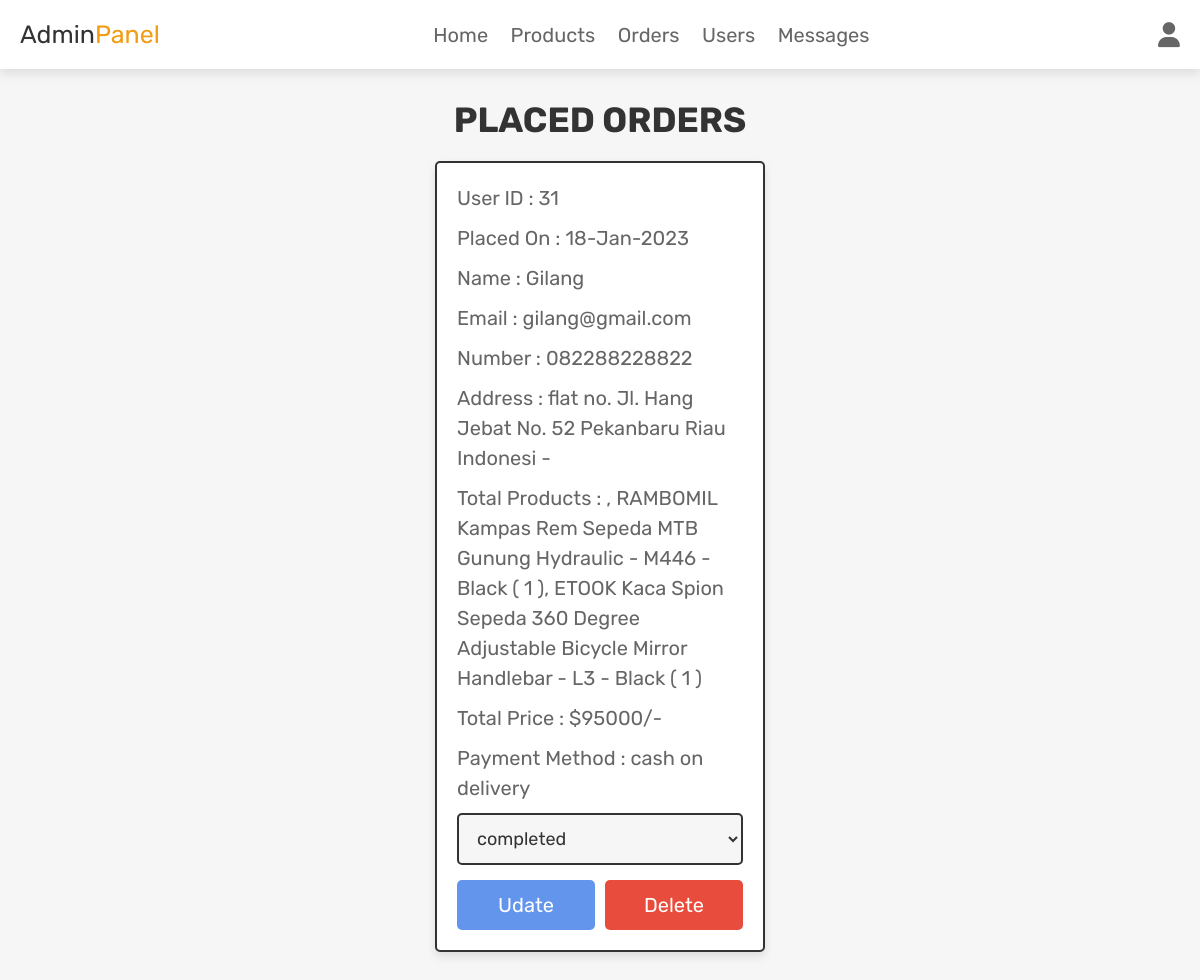
/admin_orders.php (signed in), run on the app's committed database.
### tables this page shows
CREATE TABLE `orders` (
  `id` int(100) NOT NULL,
  `user_id` int(100) NOT NULL,
  `name` varchar(100) NOT NULL,
  `number` varchar(12) NOT NULL,
  `email` varchar(100) NOT NULL,
  `method` varchar(50) NOT NULL,
  `address` varchar(500) NOT NULL,
  `total_products` varchar(1000) NOT NULL,
  `total_price` int(100) NOT NULL,
  `placed_on` varchar(50) NOT NULL,
  `payment_status` varchar(20) NOT NULL DEFAULT 'pending'
);

### admin_orders.php (the view, shortened to what this page needs)
<?php
@include 'config.php';
?>
<!DOCTYPE html>
<html lang="en">
<head>
   <link rel="stylesheet" href="https://cdnjs.cloudflare.com/ajax/libs/font-awesome/6.1.1/css/all.min.css">
   <link rel="stylesheet" href="css/admin_style.css">
</head>
<body>
<?php include 'admin_header.php'; ?>
<section class="placed-orders">
   <h1 class="title">placed orders</h1>
   <div class="box-container">
      <?php
         $select_orders = $conn->prepare("SELECT * FROM `orders`");
         $select_orders->execute();
         if($select_orders->rowCount() > 0){
            while($fetch_orders = $select_orders->fetch(PDO::FETCH_ASSOC)){
      ?>
      <div class="box">
         <p> User ID : <span><?= $fetch_orders['user_id']; ?></span> </p>
         <p> Placed On : <span><?= $fetch_orders['placed_on']; ?></span> </p>
         <p> Name : <span><?= $fetch_orders['name']; ?></span> </p>
         <p> Email : <span><?= $fetch_orders['email']; ?></span> </p>
         <p> Number : <span><?= $fetch_orders['number']; ?></span> </p>
         <p> Address : <span><?= $fetch_orders['address']; ?></span> </p>
         <p> Total Products : <span><?= $fetch_orders['total_products']; ?></span> </p>
         <p> Total Price : <span>$<?= $fetch_orders['total_price']; ?>/-</span> </p>
         <p> Payment Method : <span><?= $fetch_orders['method']; ?></span> </p>
         <form action="" method="POST">
            <select name="update_payment" class="drop-down">
               <option value="" selected disabled><?= $fetch_orders['payment_status']; ?></option>
            </select>
            <div class="flex-btn">
               <input type="submit" name="update_order" class="option-btn" value="udate">
               <a href="admin_orders.php?delete=<?= $fetch_orders['id']; ?>" class="delete-btn" onclick="return confirm('delete this order?');">delete</a>
            </div>
         </form>
      </div>
      <?php
         }
      }else{
         echo '<p class="empty">no orders placed yet!</p>';
      }
      ?>
   </div>
</section>
</body>
</html>

### css/admin_style.css (style rules this page uses)
.placed-orders .box-container { display: grid; grid-template-columns: repeat(auto-fit, 33rem); gap:1.5rem; align-items: flex-start; justify-content:center; }
.placed-orders .box-container .box { border:var(--border); box-shadow: var(--box-shadow); background-color: var(--white); border-radius: .5rem; padding:2rem; }
.placed-orders .box-container .box p { margin-bottom: 1rem; line-height: 1.5; font-size: 2rem; color:var(--light-color); }
.placed-orders .box-container .box p span { color:var(--green); }
.placed-orders .box-container .box .drop-down { width: 100%; padding:1.2rem 1.4rem; font-size: 1.8rem; border:var(--border); border-radius: .5rem; background-color: var(--light-bg); margin-bottom: .5rem; }

### css/components.css (style rules this page uses)
:root { --orange:#f39c12; --blue:#6495ED; --red:#e74c3c; --black:#333; --light-color:#666; --white:#fff; --light-bg:#f6f6f6; --border:.2rem solid var(--black); --box-shadow:0 .5rem 1rem rgba(0,0,0,.1); }
* { font-family: 'Rubik', sans-serif; margin:0; padding:0; box-sizing: border-box; outline: none; border:none; text-decoration: none; color:var(--black); }
body { background-color: var(--light-bg); }
html { font-size: 62.5%; overflow-x: hidden; scroll-behavior: smooth; scroll-padding-top: 6.5rem; }
section { padding:3rem 2rem; max-width: 1200px; margin:0 auto; }
.btn, .delete-btn, .option-btn { display: block; width: 100%; margin-top: 1rem; border-radius: .5rem; color:var(--white); font-size: 2rem; padding:1.3rem 3rem; text-transform: capitalize; cursor: pointer; text-align: center; }
.delete-btn { background-color: var(--red); }
.option-btn { background-color: var(--blue); }
.flex-btn { display: flex; flex-wrap: wrap; gap:1rem; }
.flex-btn > * { flex:1; }
.title { text-align: center; margin-bottom: 2rem; text-transform: uppercase; color:var(--black); font-size: 3.5rem; }

### data on the page
orders: user "31", placed_on "18-Jan-2023", name "Gilang", email "gilang@gmail.com", number "082288228822", address "flat no. Jl. Hang Jebat No. 52 Pekanbaru Riau Indonesi -", total_products ", RAMBOMIL Kampas Rem Sepeda MTB Gunung Hydraulic - M446 - Black ( 1 ), ETOOK Kaca Spion Sepeda 360 Degree Adjustable Bicycle Mirror Handlebar - L3 - Black ( 1 )", total_price "95000", method "cash on delivery", update_payment "completed"
